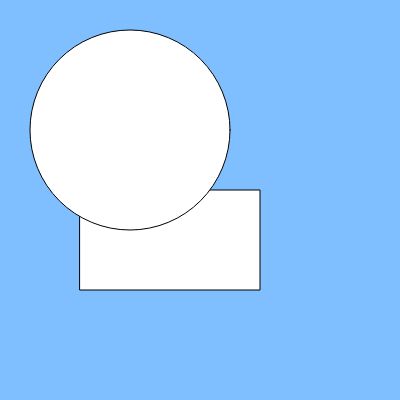
Frame 1 (no input)
Frame 60 (no input): identical to frame 1, image omitted
Frame 120 (the mouse pressed at the canvas centre since frame 60): identical to frame 1, image omitted

The p5.js sketch that drew this single still picture (run headless with seeded random() and noise() and a simulated clock; from frame 60 on, the mouse is pressed at the canvas centre):

// p5.js sketch
// ── sketch.js
/*
  Workshop: 
  "Learning Mathematics Through Programming 
  and Interactive Graphics with p5.js"
  by Juan Carlos Ponce Campuzano
  
  Meinjin Delta Brisbane, Australia, November 23-28, 2025
  Part I: Example 1
*/

function setup() {
  createCanvas(400, 400);
}

function draw() {
  background(128, 191, 255);
  rect(80, 190, 180, 100);
  ellipse(130, 130, 200, 200);
}
